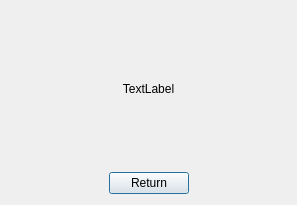
<?xml version="1.0" encoding="UTF-8"?>
<ui version="4.0">
 <class>result_screen</class>
 <widget class="QDialog" name="result_screen">
  <property name="geometry">
   <rect>
    <x>0</x>
    <y>0</y>
    <width>297</width>
    <height>205</height>
   </rect>
  </property>
  <property name="windowTitle">
   <string>Dialog</string>
  </property>
  <layout class="QGridLayout" name="gridLayout">
   <item row="1" column="0">
    <spacer name="horizontalSpacer">
     <property name="orientation">
      <enum>Qt::Horizontal</enum>
     </property>
     <property name="sizeHint" stdset="0">
      <size>
       <width>40</width>
       <height>20</height>
      </size>
     </property>
    </spacer>
   </item>
   <item row="1" column="1">
    <widget class="QPushButton" name="button">
     <property name="sizePolicy">
      <sizepolicy hsizetype="Maximum" vsizetype="Fixed">
       <horstretch>0</horstretch>
       <verstretch>0</verstretch>
      </sizepolicy>
     </property>
     <property name="text">
      <string>Return</string>
     </property>
    </widget>
   </item>
   <item row="1" column="2">
    <spacer name="horizontalSpacer_2">
     <property name="orientation">
      <enum>Qt::Horizontal</enum>
     </property>
     <property name="sizeHint" stdset="0">
      <size>
       <width>40</width>
       <height>20</height>
      </size>
     </property>
    </spacer>
   </item>
   <item row="0" column="0" colspan="3">
    <widget class="QLabel" name="label">
     <property name="sizePolicy">
      <sizepolicy hsizetype="Expanding" vsizetype="Preferred">
       <horstretch>0</horstretch>
       <verstretch>0</verstretch>
      </sizepolicy>
     </property>
     <property name="text">
      <string>TextLabel</string>
     </property>
     <property name="alignment">
      <set>Qt::AlignCenter</set>
     </property>
    </widget>
   </item>
  </layout>
 </widget>
 <resources/>
 <connections/>
</ui>
